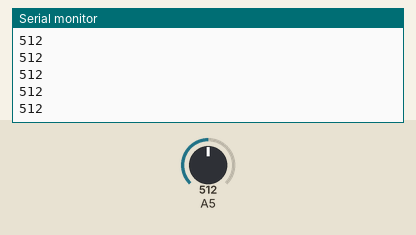
This sketch was run on a simulated Arduino Uno, built with avr-gcc and run on an emulated ATmega328P. Shown: the last lines printed to the serial monitor. Inputs (shaded band) come from the test bench; at power-on: A5 = 512.

Above: at 1.2 s.
1.3 s: A5 set to 716
At 1.56 s:
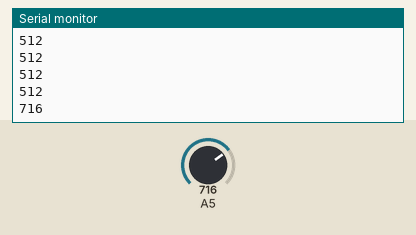
2.8 s: A5 set to 900
At 2.96 s:
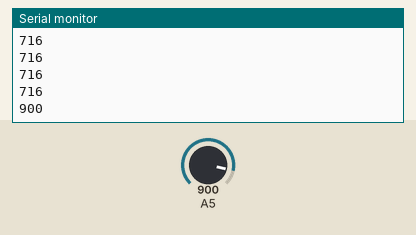
Timing chart, 0 to 5.8 s (numbered marks = the images above; inputs shaded):
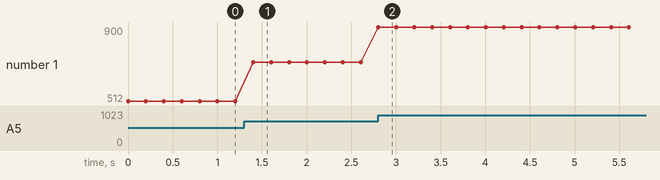

The sketch:

Grafica_FrecResp_1_0.ino
```cpp
#define mic 13
int respiraciones;
int times;

void setup() {
  // initialize serial communication at 9600 bits per second:
  Serial.begin(9600);

}

void loop() {
 //  check if the mic digitalout is high.

int sensorValue = analogRead(13);           //Le damos a la variable sensorValue el valor que lee la funcion analogRead en el pin 13 que es la entrada del sensor de sonido,
                                            //que depende de la intensidad del sonido devuelve un valor de entre 0 y 1023 bits.
if (sensorValue > 120) {                    //Creamos un código que le da a otra variable (respiraciones) el valor de 1 si el sonido es muy alto,
                                            //lectura por encima de 120 bits y si no un 0 si está por debajo.
  respiraciones = 1;
  } else {
   respiraciones = 0;
 }
 Serial.println(sensorValue);  //Este código es de control para en el serial plotter sacar la gráfica que sale correctamente

   delay(200);
}
```

Measured:
- after the input at 1.3 s, the serial monitor: prints a new line after 0.10 s (image 1)
- after the input at 2.8 s, the serial monitor: prints a new line at once (image 2)
- plotted number 1: 512 → 716 after the input at 1.3 s, 716 → 900 after the input at 2.8 s
